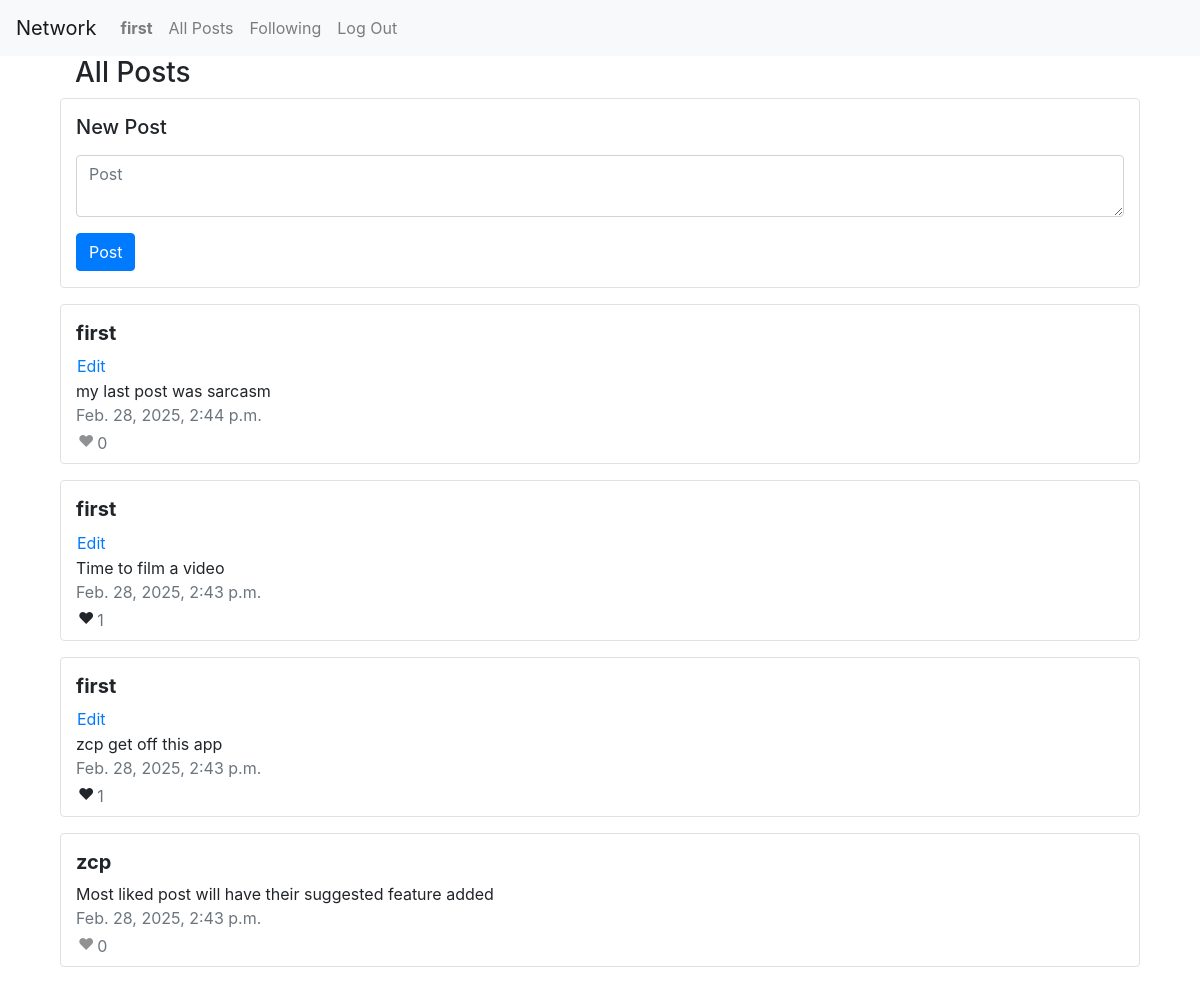
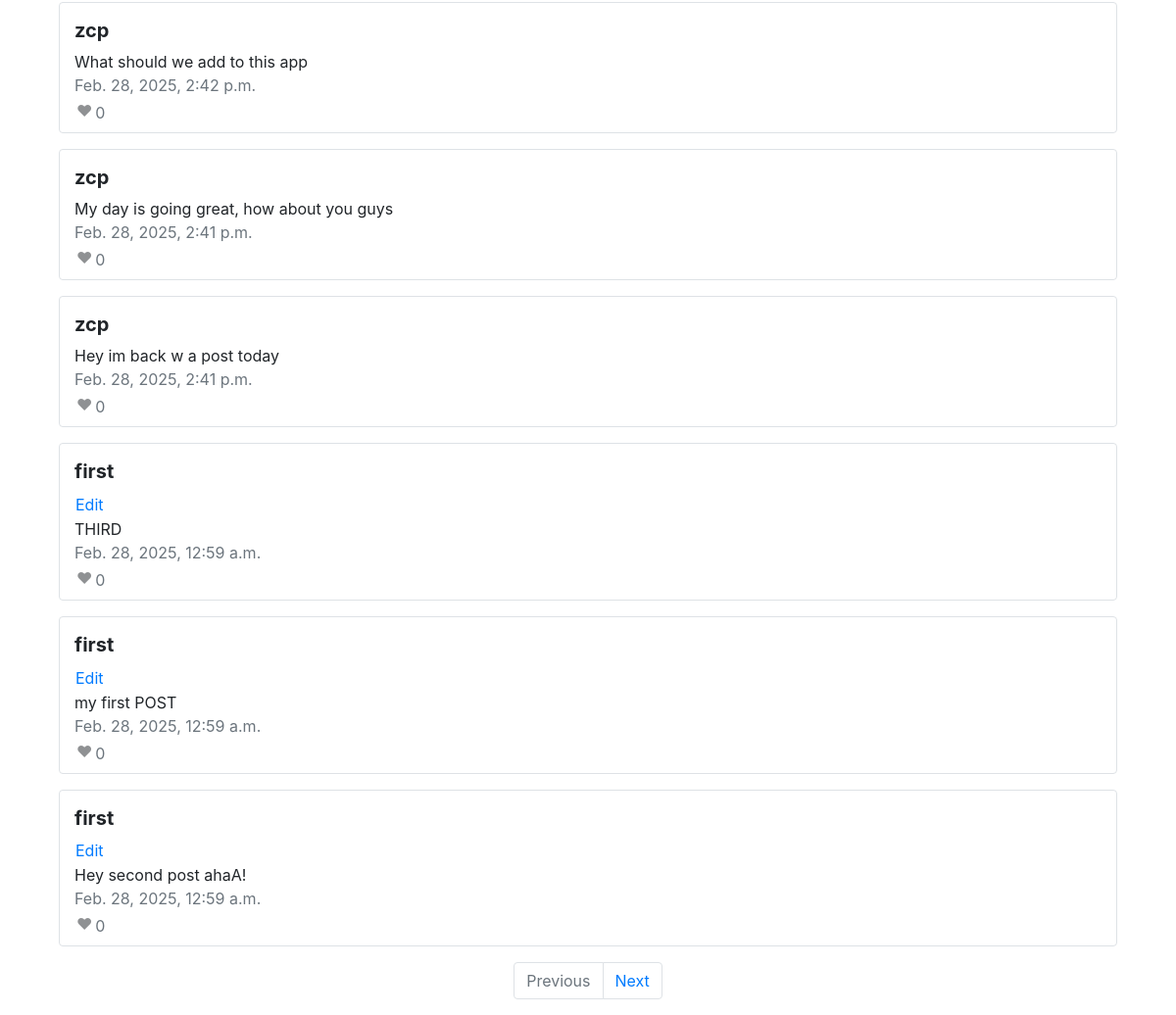
Screenshot of / (signed in) with the database file from the repository (2 pictures, top to bottom).
### network/models.py (models this page shows, shortened)
class User(AbstractUser):
    @property
    def posts_liked(self):
        return Like.objects.filter(liker=self).values_list("post_id", flat=True)

class Post(Model):
    body = TextField(max_length=2048)
    posted_by = ForeignKey(User, on_delete=CASCADE, related_name="posts")
    timestamp = DateTimeField(auto_now=True)
    def like_count(self):
        return self.likes.count()

### network/views.py (the view)
# urls.py: path("", views.index, name="index"),
@csrf_exempt
def index(request):
    posts = Post.objects.order_by('-timestamp')
    paginator = Paginator(posts, 10)
    page_number = request.GET.get('page')
    page_obj = paginator.get_page(page_number)
    if request.method == "POST":
        if (like_return := like(request)) is not None:
            return like_return
        form = NewPostingForm(request.POST)
        if form.is_valid():
            posting = form.save(commit=False)
            posting.posted_by = request.user
            posting.save()
            return HttpResponseRedirect(reverse("index"))
        else:
            return render(request, "network/index.html", {
                "form": form,
                "posts": page_obj
            })
    elif request.method == "PUT":
        return edit(request)
    else:
        return render(request, "network/index.html", {
            "form": NewPostingForm(),
            "posts": page_obj
        })

### network/views.py
class NewPostingForm(ModelForm):
    class Meta:
        model = Post
        fields = ['body']
        widgets = {
            'body': Textarea(attrs={
                'class': "form-control",
                'placeholder': 'Post',
                'rows': 2
            })
        }

### network/templates/network/index.html (shortened to what this page needs)
{% extends "network/layout.html" %}
{% load static %}
{% block body %}
    <div class="container vh-100">
        <div class="row">
            <div class="col">
                <h3>All Posts</h3>
            </div>
        </div>
        {% if user.is_authenticated %}
            <div class="row border rounded text-break">
                <div class="col pt-3">
                    <form action="{% url 'index' %}" method="post">
                        <div class="form-group">
                            <h5>New Post</h5>
                        </div>
                        <div class="form-group">
                            {{ form.body }}
                        </div>
                        <div class="form-group">
                            <input class="btn btn-primary" type="submit" value="Post">
                        </div>
                    </form>
                </div>
            </div>
        {% endif %}
        {% for post in posts %}
            <div class="row border rounded text-break mt-3">
                <div class="col mt-3 mb-1">
                    <h5 class="font-weight-bold">
                        <a href="{% url 'profile' post.posted_by %}" class="text-decoration-none text-reset">
                            {{ post.posted_by }}
                        </a>
                    </h5>
                    {% if user == post.posted_by %}
                        <button data-post="{{ post.id }}" class="btn btn-link p-0" type="button">Edit</button>
                    {% endif %}
                    <div id="{{ post.id }}">{{ post.body }}</div>
                    <div class="text-secondary">{{ post.timestamp }}</div>
                    <table>
                        <tr>
                            <td>
                                {% if post.id in user.posts_liked %}
                                    <button data-post="{{ post.id }}" class="btn p-0 mb-1" type="button">
                                        &#x2764;
                                    </button>
                                {% else %}
                                    <button data-post="{{ post.id }}" class="btn p-0 mb-1 heart" type="button">
                                        &#x2764;
                                    </button>
                                {% endif %}
                            </td>
                            <td class="text-secondary">{{ post.like_count }}</td>
                        </tr>
                    </table>
                </div>
            </div>
        {% endfor %}
        <nav aria-label="Page navigation example">
            <ul class="pagination justify-content-center mt-3 pb-3">
                {% if posts.has_previous %}
                    <li class="page-item"><a class="page-link" href="?page={{ posts.previous_page_number }}">Previous</a></li>
                {% else %}
                    <li class="page-item disabled"><a class="page-link" href="">Previous</a></li>
                {% endif %}
                {% if posts.has_next %}
                    <li class="page-item"><a class="page-link" href="?page={{ posts.next_page_number }}">Next</a></li>
                {% else %}
                    <li class="page-item disabled"><a class="page-link" href="">Next</a></li>
                {% endif %}
            </ul>
        </nav>
    </div>
{% endblock %}

### network/templates/network/layout.html (shortened to what this page needs)
{% load static %}
<!DOCTYPE html>
<html lang="en">
    <head>
        <link rel="stylesheet" href="https://stackpath.bootstrapcdn.com/bootstrap/4.4.1/css/bootstrap.min.css">
        <link href="{% static 'network/styles.css' %}" rel="stylesheet">
    </head>
    <body>
        <nav class="navbar navbar-expand-lg navbar-light bg-light">
            <a class="navbar-brand" href="#">Network</a>
            <div>
                <ul class="navbar-nav mr-auto">
                    {% if user.is_authenticated %}
                        <li class="nav-item">
                            <a class="nav-link" href="#"><strong>{{ user.username }}</strong></a>
                        </li>
                    {% endif %}
                    <li class="nav-item">
                        <a class="nav-link" href="{% url 'index' %}">All Posts</a>
                    </li>
                    {% if user.is_authenticated %}
                        <li class="nav-item">
                            <a class="nav-link" href="{% url 'following' %}" id="following">Following</a>
                        </li>
                        <li class="nav-item">
                            <a class="nav-link" href="{% url 'logout' %}">Log Out</a>
                        </li>
                    {% endif %}
                </ul>
            </div>
        </nav>
        <div class="body">
            {% block body %}
            {% endblock %}
        </div>
    </body>
</html>

### network/static/network/styles.css (style rules this page uses)
.container { max-width: 90%; }
.heart { opacity: 0.5; }

### rows the page displays
User: username "first"
Post: posted_by "first", body "my last post was sarcasm", timestamp "Feb. 28, 2025, 2:44 p.m.", like_count "0"
Post: posted_by "first", body "Time to film a video", timestamp "Feb. 28, 2025, 2:43 p.m.", like_count "1"
Post: posted_by "first", body "zcp get off this app", timestamp "Feb. 28, 2025, 2:43 p.m.", like_count "1"
Post: posted_by "zcp", body "Most liked post will have their suggested feature added", timestamp "Feb. 28, 2025, 2:43 p.m.", like_count "0"
Post: posted_by "zcp", body "What should we add to this app", timestamp "Feb. 28, 2025, 2:42 p.m.", like_count "0"
Post: posted_by "zcp", body "My day is going great, how about you guys", timestamp "Feb. 28, 2025, 2:41 p.m.", like_count "0"
Post: posted_by "zcp", body "Hey im back w a post today", timestamp "Feb. 28, 2025, 2:41 p.m.", like_count "0"
Post: posted_by "first", body "THIRD", timestamp "Feb. 28, 2025, 12:59 a.m.", like_count "0"
Post: posted_by "first", body "my first POST", timestamp "Feb. 28, 2025, 12:59 a.m.", like_count "0"
Post: posted_by "first", body "Hey second post ahaA!", timestamp "Feb. 28, 2025, 12:59 a.m.", like_count "0"
